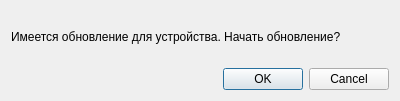
<?xml version="1.0" encoding="UTF-8"?>
<ui version="4.0">
 <class>NeedUpdate</class>
 <widget class="QDialog" name="NeedUpdate">
  <property name="geometry">
   <rect>
    <x>0</x>
    <y>0</y>
    <width>400</width>
    <height>101</height>
   </rect>
  </property>
  <property name="windowTitle">
   <string>Dialog</string>
  </property>
  <layout class="QVBoxLayout" name="verticalLayout">
   <item>
    <widget class="QLabel" name="label">
     <property name="text">
      <string>Имеется обновление для устройства. Начать обновление?</string>
     </property>
    </widget>
   </item>
   <item>
    <widget class="QDialogButtonBox" name="buttonBox">
     <property name="orientation">
      <enum>Qt::Horizontal</enum>
     </property>
     <property name="standardButtons">
      <set>QDialogButtonBox::Cancel|QDialogButtonBox::Ok</set>
     </property>
    </widget>
   </item>
  </layout>
 </widget>
 <resources/>
 <connections>
  <connection>
   <sender>buttonBox</sender>
   <signal>accepted()</signal>
   <receiver>NeedUpdate</receiver>
   <slot>accept()</slot>
   <hints>
    <hint type="sourcelabel">
     <x>248</x>
     <y>254</y>
    </hint>
    <hint type="destinationlabel">
     <x>157</x>
     <y>274</y>
    </hint>
   </hints>
  </connection>
  <connection>
   <sender>buttonBox</sender>
   <signal>rejected()</signal>
   <receiver>NeedUpdate</receiver>
   <slot>reject()</slot>
   <hints>
    <hint type="sourcelabel">
     <x>316</x>
     <y>260</y>
    </hint>
    <hint type="destinationlabel">
     <x>286</x>
     <y>274</y>
    </hint>
   </hints>
  </connection>
 </connections>
</ui>
